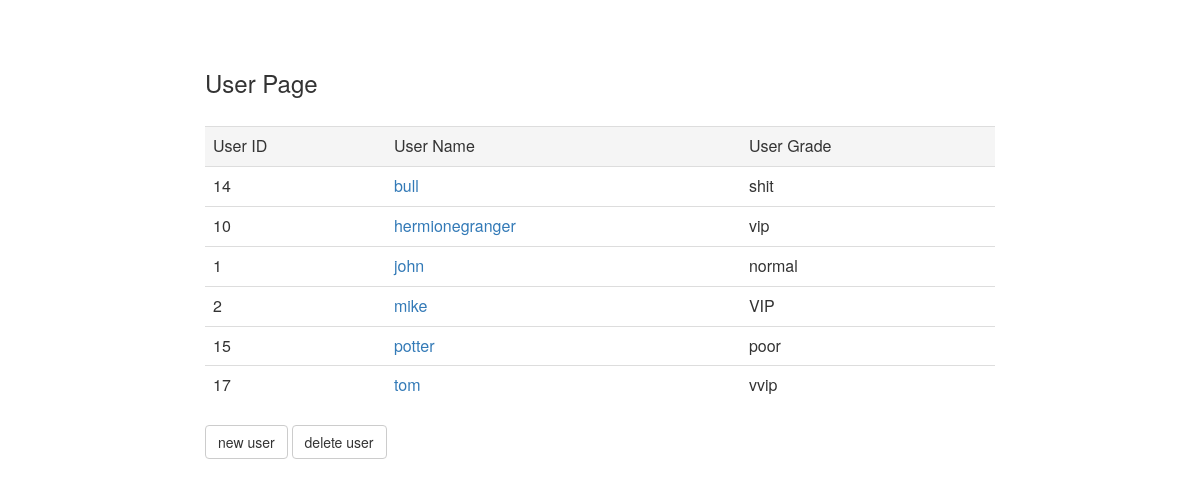
Page /mainpage/ on the earlier database version.
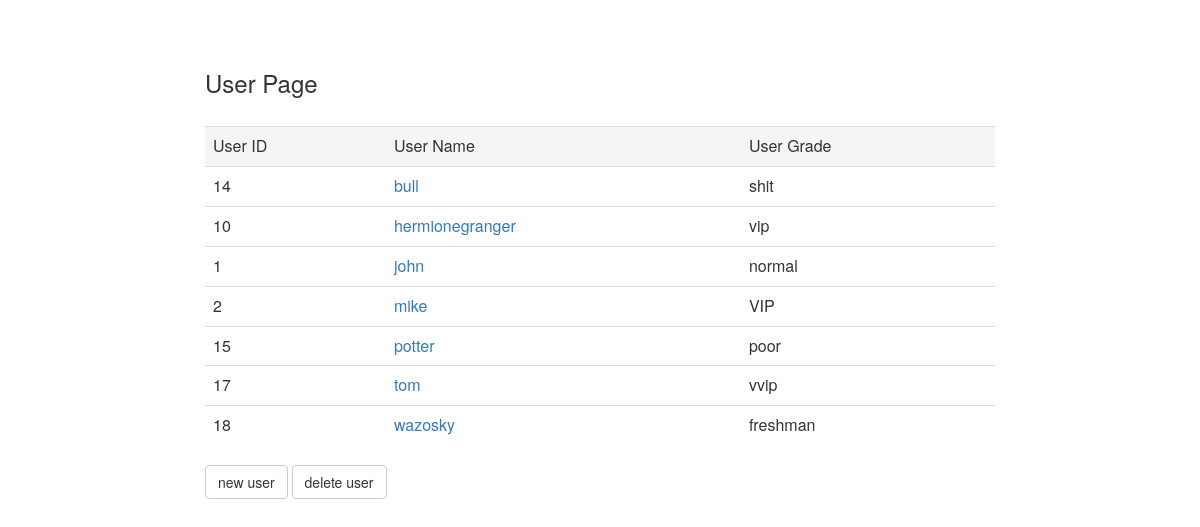
Same page on the later database version.
### mainpage/models.py (models this page shows, shortened)
class Users(models.Model):
	user_name = models.CharField(max_length=200)
	grade = models.CharField(max_length=200)

### mainpage/views.py (the view)
def index(request):
	users_list = Users.objects.order_by('user_name')
	template = loader.get_template('mainpage/index.html')
	context = {
		'users_list' : users_list,
	}
	return HttpResponse(template.render(context, request))

### mainpage/templates/mainpage/index.html (shortened to what this page needs)
{% load staticfiles %}
<head>
	<link rel="stylesheet" href="https://maxcdn.bootstrapcdn.com/bootstrap/3.3.7/css/bootstrap.min.css">
	<link rel="stylesheet" type="text/css" href="{% static 'css/bootstrap.css' %}"/>
</head>
<body style='padding-top:50px;'>
<div class="row">
  	<div class="col-md-2"></div>
  	<div class="col-md-8">
	<h3>User Page</h3></br>
	<table class="table">
		<tr class="active"><td>User ID</td><td>User Name</td><td>User Grade</td></tr>
		{% if users_list %}
			{% for user in users_list %}
			<tr>
				<td>{{user.id}}</td>
				<td><a href="/mainpage/{{user.id}}/"> {{user.user_name}} </a></td>
				<td>{{user.grade}}</td>
			</tr>
			{% endfor %}
		{% else %}
			<p> no users </p>
		{% endif %}
	</table>
	<a class="btn btn-default" href="/mainpage/user/write/" role="button"> new user </a>
	<a class="btn btn-default" href="/mainpage/delete/user_check/" role="button"> delete user </a>
	</div>
	<div class="col-md-2"></div>
</div>
</body>

Differences in the rows shown:
added Users: id "18", user_name "wazosky", grade "freshman"
